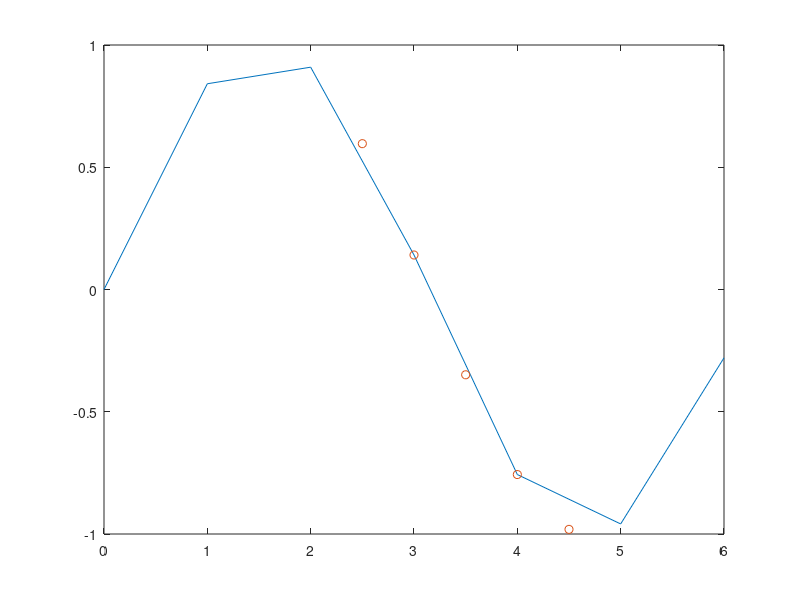

MATLAB code to generate this figure:
%Exercise 5
%Construct a Lagrange interpolating polynomials for the data points given in table 1. 

%Soln:
%Let us take some random values of x (here x = [2.5 3 3.5 4 4.5] is taken) and see the corresponding y values using lagrange polynomial interpolation.
% LAGRANGE INTERPOLATION POLYNOMIAL
clc;
clear;
close all;
% SOLVED BY THP

dataX = 0:6;
dataY = [0 0.8415 0.9093 0.1411 -0.7568 -0.9589 -0.2794];
n = length(dataX);

x = [2.5 3 3.5 4 4.5];
for i = 1:length(x)
    sum = 0;
    for j = 1:n
        prod = 1;
        for k = 1:n
            if j ~= k
                prod = prod.*((x(i) - dataX(k))/(dataX(j)-dataX(k)));
            end
        end
        sum = sum + prod.*dataY(j);
    end
    y(i) = sum;
end
plot(dataX, dataY)
hold on
plot(x, y, 'o')
